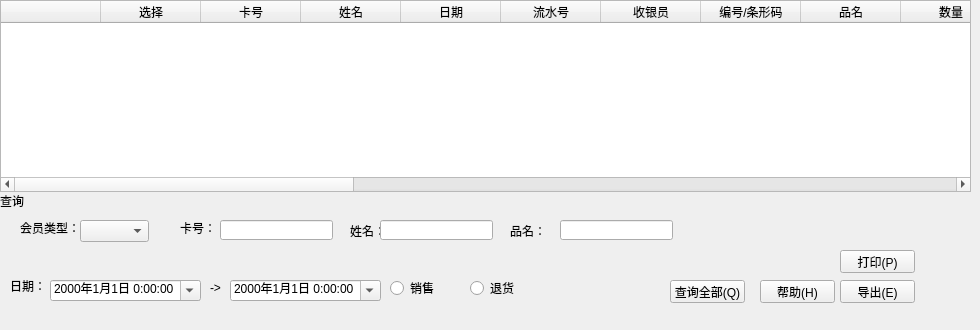
             <widget class="QWidget" name="tab_21">
              <attribute name="title">
               <string>会员消费明细</string>
              </attribute>
              <widget class="QTableWidget" name="tableWidget_64">
               <property name="geometry">
                <rect>
                 <x>0</x>
                 <y>0</y>
                 <width>971</width>
                 <height>192</height>
                </rect>
               </property>
               <column>
                <property name="text">
                 <string/>
                </property>
               </column>
               <column>
                <property name="text">
                 <string>选择</string>
                </property>
               </column>
               <column>
                <property name="text">
                 <string>卡号</string>
                </property>
               </column>
               <column>
                <property name="text">
                 <string>姓名</string>
                </property>
               </column>
               <column>
                <property name="text">
                 <string>日期</string>
                </property>
               </column>
               <column>
                <property name="text">
                 <string>流水号</string>
                </property>
               </column>
               <column>
                <property name="text">
                 <string>收银员</string>
                </property>
               </column>
               <column>
                <property name="text">
                 <string>编号/条形码</string>
                </property>
               </column>
               <column>
                <property name="text">
                 <string>品名</string>
                </property>
               </column>
               <column>
                <property name="text">
                 <string>数量</string>
                </property>
               </column>
               <column>
                <property name="text">
                 <string>零售价</string>
                </property>
               </column>
               <column>
                <property name="text">
                 <string>折扣率%</string>
                </property>
               </column>
               <column>
                <property name="text">
                 <string>折扣价</string>
                </property>
               </column>
               <column>
                <property name="text">
                 <string>折扣额</string>
                </property>
               </column>
               <column>
                <property name="text">
                 <string>金额</string>
                </property>
               </column>
               <column>
                <property name="text">
                 <string>成本价</string>
                </property>
               </column>
               <column>
                <property name="text">
                 <string>利润</string>
                </property>
               </column>
               <column>
                <property name="text">
                 <string>利润率</string>
                </property>
               </column>
               <column>
                <property name="text">
                 <string>规格</string>
                </property>
               </column>
               <column>
                <property name="text">
                 <string>类别</string>
                </property>
               </column>
               <column>
                <property name="text">
                 <string>货号</string>
                </property>
               </column>
               <column>
                <property name="text">
                 <string>供应商</string>
                </property>
               </column>
               <column>
                <property name="text">
                 <string>品牌</string>
                </property>
               </column>
               <column>
                <property name="text">
                 <string>导购员</string>
                </property>
               </column>
               <column>
                <property name="text">
                 <string>备注</string>
                </property>
               </column>
              </widget>
              <widget class="QWidget" name="toolWidget_49" native="true">
               <property name="geometry">
                <rect>
                 <x>0</x>
                 <y>190</y>
                 <width>971</width>
                 <height>131</height>
                </rect>
               </property>
               <widget class="QLabel" name="label_483">
                <property name="geometry">
                 <rect>
                  <x>0</x>
                  <y>0</y>
                  <width>971</width>
                  <height>21</height>
                 </rect>
                </property>
                <property name="text">
                 <string>查询</string>
                </property>
               </widget>
               <widget class="QLabel" name="label_484">
                <property name="geometry">
                 <rect>
                  <x>20</x>
                  <y>30</y>
                  <width>61</width>
                  <height>16</height>
                 </rect>
                </property>
                <property name="text">
                 <string>会员类型：</string>
                </property>
               </widget>
               <widget class="QLabel" name="label_485">
                <property name="geometry">
                 <rect>
                  <x>350</x>
                  <y>30</y>
                  <width>54</width>
                  <height>21</height>
                 </rect>
                </property>
                <property name="text">
                 <string>姓名：</string>
                </property>
               </widget>
               <widget class="QComboBox" name="comboBox_170">
                <property name="geometry">
                 <rect>
                  <x>80</x>
                  <y>30</y>
                  <width>69</width>
                  <height>22</height>
                 </rect>
                </property>
               </widget>
               <widget class="QLineEdit" name="lineEdit_134">
                <property name="geometry">
                 <rect>
                  <x>380</x>
                  <y>30</y>
                  <width>113</width>
                  <height>20</height>
                 </rect>
                </property>
               </widget>
               <widget class="QPushButton" name="pushButton_427">
                <property name="geometry">
                 <rect>
                  <x>840</x>
                  <y>60</y>
                  <width>75</width>
                  <height>23</height>
                 </rect>
                </property>
                <property name="text">
                 <string>打印(P)</string>
                </property>
               </widget>
               <widget class="QPushButton" name="pushButton_428">
                <property name="geometry">
                 <rect>
                  <x>840</x>
                  <y>90</y>
                  <width>75</width>
                  <height>23</height>
                 </rect>
                </property>
                <property name="text">
                 <string>导出(E)</string>
                </property>
               </widget>
               <widget class="QPushButton" name="pushButton_429">
                <property name="geometry">
                 <rect>
                  <x>760</x>
                  <y>90</y>
                  <width>75</width>
                  <height>23</height>
                 </rect>
                </property>
                <property name="text">
                 <string>帮助(H)</string>
                </property>
               </widget>
               <widget class="QLabel" name="label_486">
                <property name="geometry">
                 <rect>
                  <x>180</x>
                  <y>30</y>
                  <width>71</width>
                  <height>16</height>
                 </rect>
                </property>
                <property name="text">
                 <string>卡号：</string>
                </property>
               </widget>
               <widget class="QLineEdit" name="lineEdit_135">
                <property name="geometry">
                 <rect>
                  <x>220</x>
                  <y>30</y>
                  <width>113</width>
                  <height>20</height>
                 </rect>
                </property>
               </widget>
               <widget class="QLabel" name="label_487">
                <property name="geometry">
                 <rect>
                  <x>510</x>
                  <y>30</y>
                  <width>71</width>
                  <height>21</height>
                 </rect>
                </property>
                <property name="text">
                 <string>品名：</string>
                </property>
               </widget>
               <widget class="QLineEdit" name="lineEdit_136">
                <property name="geometry">
                 <rect>
                  <x>560</x>
                  <y>30</y>
                  <width>113</width>
                  <height>20</height>
                 </rect>
                </property>
               </widget>
               <widget class="QPushButton" name="pushButton_433">
                <property name="geometry">
                 <rect>
                  <x>670</x>
                  <y>90</y>
                  <width>75</width>
                  <height>23</height>
                 </rect>
                </property>
                <property name="text">
                 <string>查询全部(Q)</string>
                </property>
               </widget>
               <widget class="QRadioButton" name="radioButton_33">
                <property name="geometry">
                 <rect>
                  <x>390</x>
                  <y>90</y>
                  <width>89</width>
                  <height>16</height>
                 </rect>
                </property>
                <property name="text">
                 <string>销售</string>
                </property>
               </widget>
               <widget class="QRadioButton" name="radioButton_34">
                <property name="geometry">
                 <rect>
                  <x>470</x>
                  <y>90</y>
                  <width>89</width>
                  <height>16</height>
                 </rect>
                </property>
                <property name="text">
                 <string>退货</string>
                </property>
               </widget>
               <widget class="QLabel" name="label_488">
                <property name="geometry">
                 <rect>
                  <x>210</x>
                  <y>90</y>
                  <width>21</width>
                  <height>16</height>
                 </rect>
                </property>
                <property name="text">
                 <string>-&gt;</string>
                </property>
               </widget>
               <widget class="QLabel" name="label_489">
                <property name="geometry">
                 <rect>
                  <x>10</x>
                  <y>90</y>
                  <width>54</width>
                  <height>12</height>
                 </rect>
                </property>
                <property name="text">
                 <string>日期：</string>
                </property>
               </widget>
               <widget class="QDateTimeEdit" name="dateTimeEdit_96">
                <property name="geometry">
                 <rect>
                  <x>50</x>
                  <y>90</y>
                  <width>151</width>
                  <height>21</height>
                 </rect>
                </property>
                <property name="dateTime">
                 <datetime>
                  <hour>0</hour>
                  <minute>0</minute>
                  <second>0</second>
                  <year>2000</year>
                  <month>1</month>
                  <day>1</day>
                 </datetime>
                </property>
                <property name="displayFormat">
                 <string>yyyy年M月d日 H:mm:ss</string>
                </property>
                <property name="calendarPopup">
                 <bool>true</bool>
                </property>
               </widget>
               <widget class="QDateTimeEdit" name="dateTimeEdit_97">
                <property name="geometry">
                 <rect>
                  <x>230</x>
                  <y>90</y>
                  <width>151</width>
                  <height>21</height>
                 </rect>
                </property>
                <property name="dateTime">
                 <datetime>
                  <hour>0</hour>
                  <minute>0</minute>
                  <second>0</second>
                  <year>2000</year>
                  <month>1</month>
                  <day>1</day>
                 </datetime>
                </property>
                <property name="displayFormat">
                 <string>yyyy年M月d日 H:mm:ss</string>
                </property>
                <property name="calendarPopup">
                 <bool>true</bool>
                </property>
               </widget>
              </widget>
             </widget>
